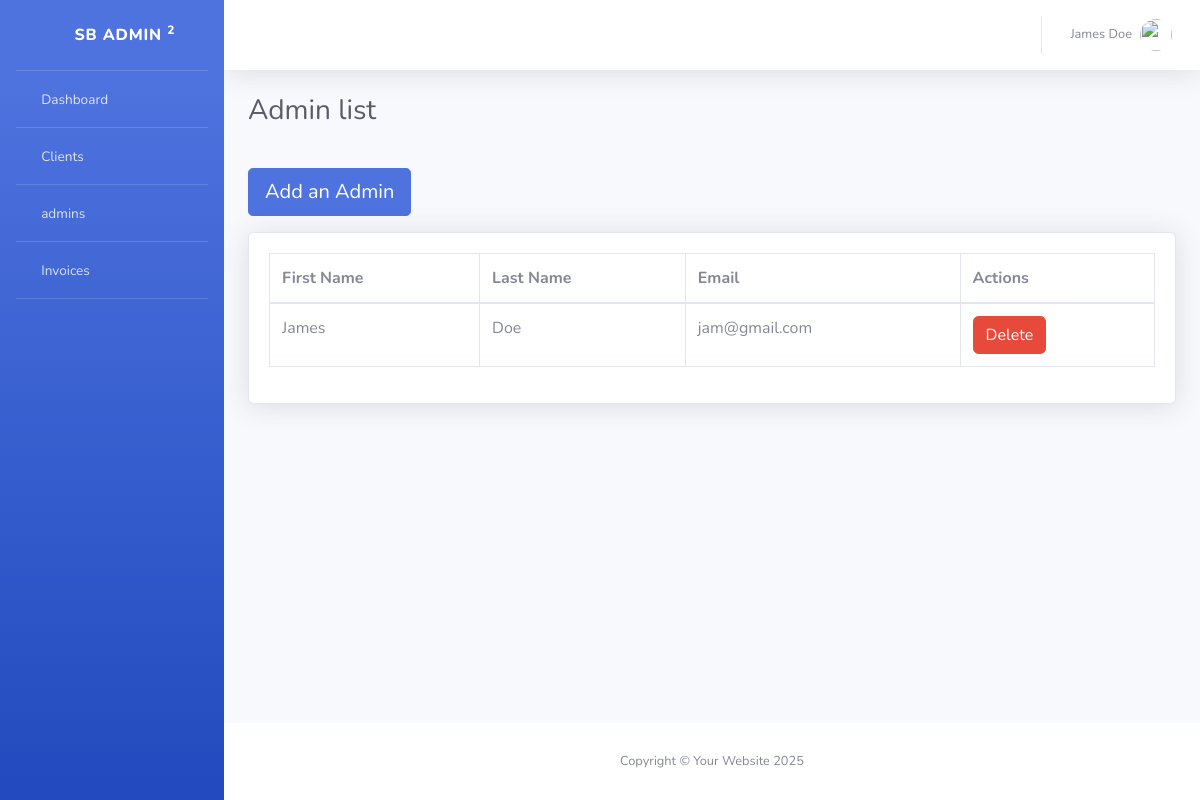
/listAdmin/ (signed in), run on the app's committed database.
### accounts/models.py (models this page shows, shortened)
class CustomUser(AbstractUser):
    ROLE_CHOICES = (
        ('admin', 'Admin'),
        ('user', 'User'),
    )
    first_name = models.CharField(max_length=50)
    last_name = models.CharField(max_length=50)
    email = models.EmailField(unique=True)
    role = models.CharField(max_length=20, choices=ROLE_CHOICES)
    is_active = models.BooleanField(default=False)
    is_staff = models.BooleanField(default=False)
    USERNAME_FIELD = 'email'
    REQUIRED_FIELDS = []
    objects = CustomUserManager()

### accounts/views.py (the view)
# urls.py: path('listAdmin/',views.admin_list,name='admin_list'),
@login_required(login_url='login')
def admin_list(request):
    User = get_user_model()
    admins = User.objects.filter(is_superuser=True)
    return render(request,'dashboard/admin_list.html',{'admins':admins})

### templates/dashboard/admin_list.html (shortened to what this page needs)
{% extends 'base.html' %}
{% load static %}
    {% block content%}
    <link href="{% static 'vendor/datatables/dataTables.bootstrap4.min.css' %}" rel="stylesheet">
    {% include 'includes/sidebar.html' %}
    {% include 'includes/navbar.html' %}
                <div class="container-fluid">
                    <div class="d-sm-flex align-items-center justify-content-between mb-4">
                        <h1 class="h3 mb-0 text-gray-800">Admin list</h1>
                    </div>
                    <a href="{% url 'create_admin' %}" class="btn btn-primary btn-lg my-3">Add an Admin</a>
                    <div class="card shadow mb-4">
                        <div class="card-body">
                            <div class="table-responsive">
                                <table class="table table-bordered" id="dataTable" width="100%" cellspacing="0">
                                    <thead>
                                        <th>First Name</th>
                                        <th>Last Name</th>
                                        <th>Email</th>
                                        <th>Actions</th>
                                    </thead>
                                    <tbody>
                                    {% for admin in admins %}
                                        <tr>
                                        <td>{{admin.first_name}}</td>
                                        <td>{{ admin.last_name}}</td>
                                        <td>{{ admin.email }}</td>
                                        <td colspan="2">
                                            <a href="{% url 'delete_admin' admin.id %}" class="btn btn-danger">Delete</a>
                                        </td>
                                        </tr>
                                    {% endfor %}
                                    </tbody>
                                </table>
                            </div>
                        </div>
                    </div>
                </div>
            </div>
 {% endblock %}

### templates/includes/navbar.html (shortened to what this page needs)
        <div id="content-wrapper" class="d-flex flex-column">
            <div id="content">
                <nav class="navbar navbar-expand navbar-light bg-white topbar mb-4 static-top shadow">
                    <ul class="navbar-nav ml-auto">
                        <li class="nav-item dropdown no-arrow">
                            <a class="nav-link dropdown-toggle" href="#" id="userDropdown" role="button"
                                data-toggle="dropdown" aria-haspopup="true" aria-expanded="false">
                                <span class="mr-2 d-none d-lg-inline text-gray-600 small">{{request.user.first_name}} {{request.user.last_name}}</span>
                                <img class="img-profile rounded-circle"
                                    src="img/undraw_profile.svg">
                            </a>
                        </li>
                    </ul>
                </nav>

### data on the page
CustomUser: user.first_name "James", user.last_name "Doe", first_name "James", last_name "Doe", email "jam@gmail.com"
